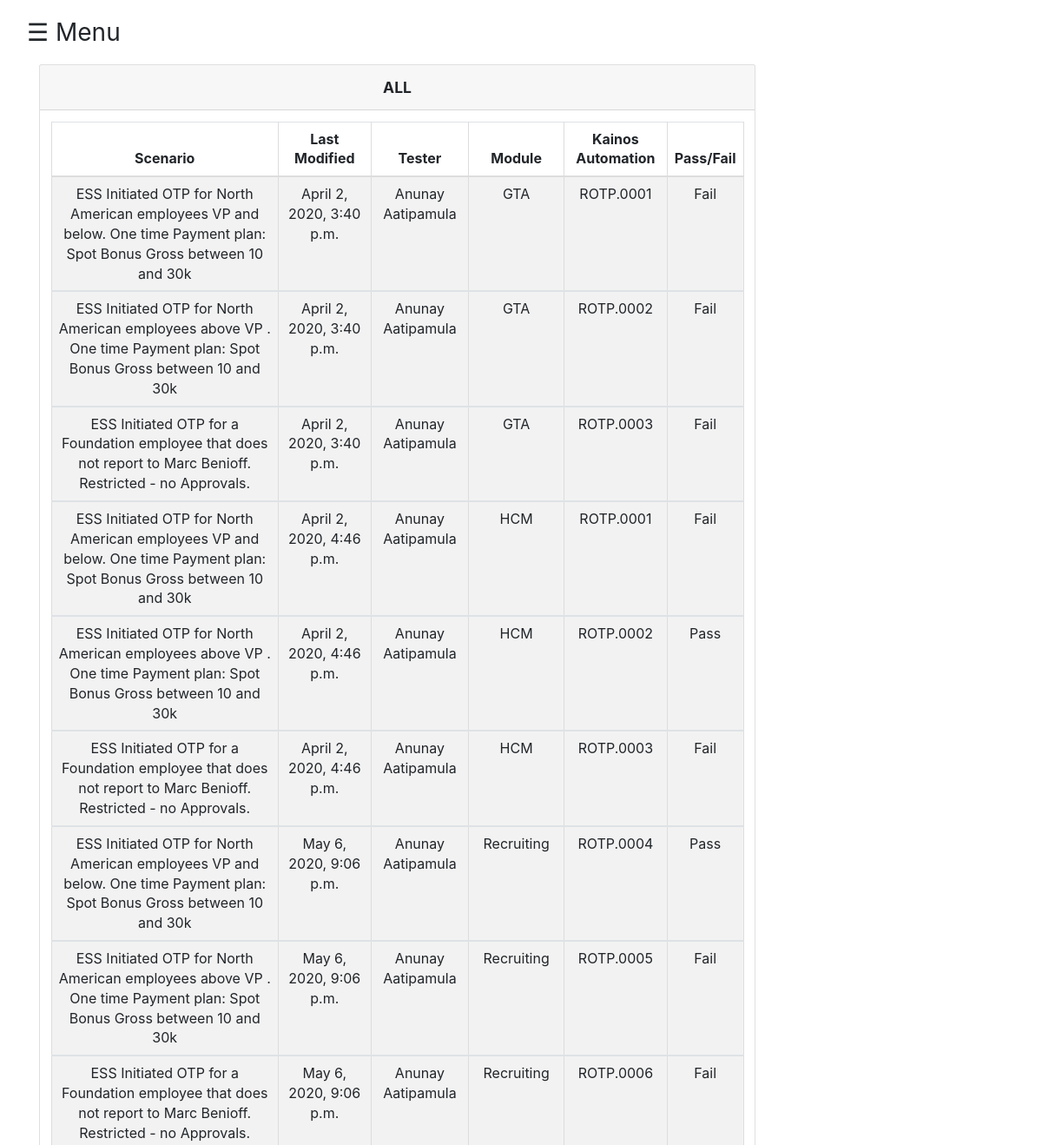
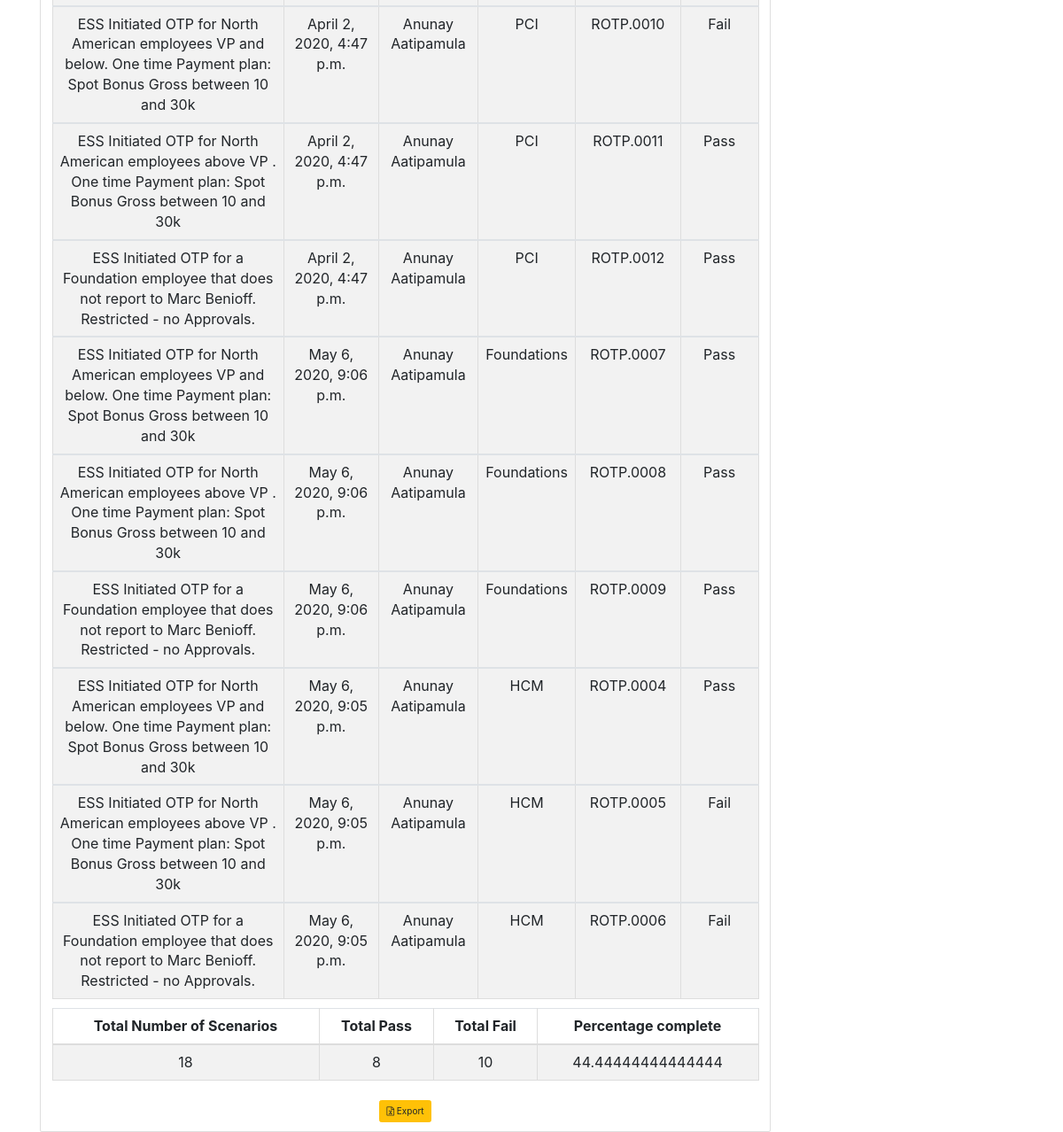
The page /browse/All/ (signed in) on the database its author committed (2 pictures, top to bottom).
### test_cases/models.py (models this page shows, shortened)
class Tracker(models.Model):
    choices =(("Pass","Pass"),("Fail","Fail"))
    name = models.CharField('Name',max_length=100,null=True)
    email = models.CharField('Email',max_length=100,null=True)
    module = models.CharField('Module',max_length=100,null=True)
    category = models.CharField('Category',max_length=100,null=True)
    scenario = models.CharField('Scenario',max_length = 1000,null=True)
    kainos_id = models.CharField("Kainos Automated TC ID",max_length = 200,null=True)
    last_modified = models.DateTimeField('Last Modified',null=True)
    result = models.CharField('Result',choices = choices,max_length=10,null=True)
    uuid = models.CharField('uuid',max_length = 1000,null=True) #models.ForeignKey(Session,on_delete=models.CASCADE)

### test_cases/views.py (the view)
# urls.py: path('browse/<str:module>/', views.module, name='module'),
@permission_required('test_cases.can_view', login_url='/login/')
def module(request,module):
    if(request.method=="GET"):
        if(module == 'All'):
            records = Tracker.objects.all()
        else:
            records = Tracker.objects.filter(module=module)
        pass1,fail,count,percent = 0,0,0,0
        for i in records:
            count+=1
            if(i.result == 'Pass'):
                pass1+=1
            else:
                fail+=1
        if(count>0):
            percent = (pass1/count)*100
        return render(request,'test_cases/module.html',{'records':records,'module':module,'pass':pass1,'fail':fail,'count':count,'percent':percent})

### test_cases/templates/test_cases/module.html (shortened to what this page needs)
{% extends 'test_cases/base.html' %}
{% block content %}
<link rel="stylesheet" type="text/css" href="https://cdnjs.cloudflare.com/ajax/libs/TableExport/4.0.11/css/tableexport.min.css">
<div class="row">
  <div class="col-xs-9">
    <div class="card">
      <h3 class="card-header text-center font-weight-bold text-uppercase py-4">{{module}}</h3>
        <div class="card-body">
          <div id="table" class="table-editable">
              <table class="table table-bordered table-responsive-md table-striped text-center sortable" id="table" >
                        <thead>
                          <tr>
                            <th class="text-center">Scenario</th>
                            <th class="text-center">Last Modified</th>
                            <th class="text-center">Tester</th>
                            <th class="text-center">Module</th>
                            <th class="text-center">Kainos Automation</th>
                            <th class="text-center">Pass/Fail</th>
                          </tr>
                        </thead>
                    {% for row in records%}
                    <tbody>
                    <tr id="row">
                      <td class="pt-3-half" contenteditable="false" id="scenario{{ forloop.counter }}">{{row.scenario}}</td>
                        <td class="pt-3-half" contenteditable="false" id="last_modified{{ forloop.counter }}">{{row.last_modified}}</td>
                        <td class="pt-3-half" contenteditable="false" id="name{{ forloop.counter }}">{{row.name}}</td>
                        <td class="pt-3-half" contenteditable="false" id="last_modified{{ forloop.counter }}">{{row.module}}</td>
                        <td class="pt-3-half" contenteditable="false" id="kainos_id{{ forloop.counter }}">{{row.kainos_id}}</td>
                        <td class="pt-3-half" contenteditable="false" id="last_modified{{ forloop.counter }}">{{row.result}}</td>
                      </tr>
                      {% endfor %}
                    </tbody>
                    <div class = "container-fluid">
                      <table class="table table-bordered table-responsive-md table-striped text-center sortable" id="table" >
                        <thead>
                          <tr>
                            <th class="text-center">Total Number of Scenarios</th>
                            <th class="text-center">Total Pass</th>
                            <th class="text-center">Total Fail</th>
                            <th class="text-center">Percentage complete</th>
                        </tr>
                        </thead>
                        <tr id="row">
                                <td class="pt-3-half" contenteditable="false" id="name{{ forloop.counter }}">{{count}}</td>
                                <td class="pt-3-half" contenteditable="false" id="last_modified{{ forloop.counter }}">{{pass}}</td>
                                <td class="pt-3-half" contenteditable="false" id="kainos_id{{ forloop.counter }}">{{fail}}</td>
                                <td class="pt-3-half" contenteditable="false" id="last_modified{{ forloop.counter }}">{{percent}}</td>
                        </tr>
                  </table>
                    </div>
                </table>
          </div>
                        <div class="form-group" style="text-align: center;">
                            <button href="#" class="btn btn-warning" data-toggle="modal" data-target="#exportModal">
                              <i class="fa fa-file-excel-o" aria-hidden="true"></i> Export</button>
                          </div>
          </div>
        </div>
      </div>
      </div>
</div>
{% endblock %}

### rows shown on the page
Tracker: scenario "ESS Initiated OTP for North American employees VP and below. One time Payment plan: Spot Bonus Gross between 10 and 30k", last_modified "April 2, 2020, 3:40 p.m.", name "Anunay Aatipamula", module "GTA", kainos_id "ROTP.0001", result "Fail"
Tracker: scenario "ESS Initiated OTP for North American employees above VP . One time Payment plan: Spot Bonus Gross between 10 and 30k", last_modified "April 2, 2020, 3:40 p.m.", name "Anunay Aatipamula", module "GTA", kainos_id "ROTP.0002", result "Fail"
Tracker: scenario "ESS Initiated OTP for a Foundation employee that does not report to Marc Benioff. Restricted - no Approvals.", last_modified "April 2, 2020, 3:40 p.m.", name "Anunay Aatipamula", module "GTA", kainos_id "ROTP.0003", result "Fail"
Tracker: scenario "ESS Initiated OTP for North American employees VP and below. One time Payment plan: Spot Bonus Gross between 10 and 30k", last_modified "April 2, 2020, 4:46 p.m.", name "Anunay Aatipamula", module "HCM", kainos_id "ROTP.0001", result "Fail"
Tracker: scenario "ESS Initiated OTP for North American employees above VP . One time Payment plan: Spot Bonus Gross between 10 and 30k", last_modified "April 2, 2020, 4:46 p.m.", name "Anunay Aatipamula", module "HCM", kainos_id "ROTP.0002", result "Pass"
Tracker: scenario "ESS Initiated OTP for a Foundation employee that does not report to Marc Benioff. Restricted - no Approvals.", last_modified "April 2, 2020, 4:46 p.m.", name "Anunay Aatipamula", module "HCM", kainos_id "ROTP.0003", result "Fail"
Tracker: scenario "ESS Initiated OTP for North American employees VP and below. One time Payment plan: Spot Bonus Gross between 10 and 30k", last_modified "May 6, 2020, 9:06 p.m.", name "Anunay Aatipamula", module "Recruiting", kainos_id "ROTP.0004", result "Pass"
Tracker: scenario "ESS Initiated OTP for North American employees above VP . One time Payment plan: Spot Bonus Gross between 10 and 30k", last_modified "May 6, 2020, 9:06 p.m.", name "Anunay Aatipamula", module "Recruiting", kainos_id "ROTP.0005", result "Fail"
Tracker: scenario "ESS Initiated OTP for a Foundation employee that does not report to Marc Benioff. Restricted - no Approvals.", last_modified "May 6, 2020, 9:06 p.m.", name "Anunay Aatipamula", module "Recruiting", kainos_id "ROTP.0006", result "Fail"
Tracker: scenario "ESS Initiated OTP for North American employees VP and below. One time Payment plan: Spot Bonus Gross between 10 and 30k", last_modified "April 2, 2020, 4:47 p.m.", name "Anunay Aatipamula", module "PCI", kainos_id "ROTP.0010", result "Fail"
Tracker: scenario "ESS Initiated OTP for North American employees above VP . One time Payment plan: Spot Bonus Gross between 10 and 30k", last_modified "April 2, 2020, 4:47 p.m.", name "Anunay Aatipamula", module "PCI", kainos_id "ROTP.0011", result "Pass"
Tracker: scenario "ESS Initiated OTP for a Foundation employee that does not report to Marc Benioff. Restricted - no Approvals.", last_modified "April 2, 2020, 4:47 p.m.", name "Anunay Aatipamula", module "PCI", kainos_id "ROTP.0012", result "Pass"
Tracker: scenario "ESS Initiated OTP for North American employees VP and below. One time Payment plan: Spot Bonus Gross between 10 and 30k", last_modified "May 6, 2020, 9:06 p.m.", name "Anunay Aatipamula", module "Foundations", kainos_id "ROTP.0007", result "Pass"
Tracker: scenario "ESS Initiated OTP for North American employees above VP . One time Payment plan: Spot Bonus Gross between 10 and 30k", last_modified "May 6, 2020, 9:06 p.m.", name "Anunay Aatipamula", module "Foundations", kainos_id "ROTP.0008", result "Pass"
Tracker: scenario "ESS Initiated OTP for a Foundation employee that does not report to Marc Benioff. Restricted - no Approvals.", last_modified "May 6, 2020, 9:06 p.m.", name "Anunay Aatipamula", module "Foundations", kainos_id "ROTP.0009", result "Pass"
Tracker: scenario "ESS Initiated OTP for North American employees VP and below. One time Payment plan: Spot Bonus Gross between 10 and 30k", last_modified "May 6, 2020, 9:05 p.m.", name "Anunay Aatipamula", module "HCM", kainos_id "ROTP.0004", result "Pass"
Tracker: scenario "ESS Initiated OTP for North American employees above VP . One time Payment plan: Spot Bonus Gross between 10 and 30k", last_modified "May 6, 2020, 9:05 p.m.", name "Anunay Aatipamula", module "HCM", kainos_id "ROTP.0005", result "Fail"
Tracker: scenario "ESS Initiated OTP for a Foundation employee that does not report to Marc Benioff. Restricted - no Approvals.", last_modified "May 6, 2020, 9:05 p.m.", name "Anunay Aatipamula", module "HCM", kainos_id "ROTP.0006", result "Fail"

### other values the page prints
{{ module }} "ALL"
{{ count }} "18"
{{ pass }} "8"
{{ fail }} "10"
{{ percent }} "44.44444444444444"
